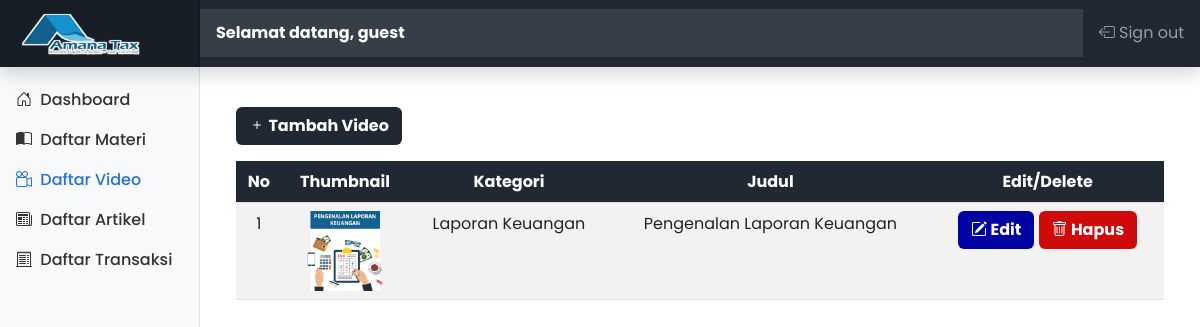
Page /admin/ListVideo.php (signed in) on the committed database.
### tables this page shows
CREATE TABLE `video` (
  `video_id` int(11) NOT NULL,
  `lesson_id` int(11) NOT NULL,
  `title` varchar(255) NOT NULL,
  `video` varchar(255) NOT NULL,
  `thumbnail` varchar(255) NOT NULL,
  `created_at` timestamp NOT NULL DEFAULT current_timestamp() ON UPDATE current_timestamp(),
  `updated_at` timestamp NOT NULL DEFAULT current_timestamp() ON UPDATE current_timestamp()
);

CREATE TABLE `lesson` (
  `lesson_id` int(11) NOT NULL,
  `lesson` varchar(100) NOT NULL,
  `price` bigint(20) NOT NULL,
  `discount` float NOT NULL DEFAULT 0,
  `pict` text NOT NULL,
  `created_at` timestamp NOT NULL DEFAULT current_timestamp() ON UPDATE current_timestamp(),
  `updated_at` timestamp NOT NULL DEFAULT current_timestamp() ON UPDATE current_timestamp()
);

### components/VideoQuery.php (called while the page is built, shortened)
<?php
$VideoQuery = $config->query("SELECT * FROM video JOIN lesson USING (lesson_id)");

### admin/ListVideo.php (the view, shortened to what this page needs)
<?php
include '../layouts/meta.php';
include '../components/VideoQuery.php';
?>
<div class="container-fluid">
    <div class="row">
        <?php include '../layouts/sidenav.php' ?>
        <main class="col-md-9 ms-sm-auto col-lg-10 px-md-4 py-md-4" style="margin-bottom: 100px;">
            <div class="container mt-3">
                <?php if (isset($_GET['tambah'])) : ?>
                    <a href="ListVideo.php" class="btn fw-bold" style="background-color: #1f2833; color:#fff;"><span class="bi bi-backspace">&nbsp;Back</span></a>
                    <form action="" method="post" enctype="multipart/form-data">
                        <div class="card mt-3">
                            <div class="card-header">
                                <h4 class="text-center">Tambah Video</h4>
                            </div>
                            <div class="card-body">
                                <div class="row">
                                    <div class="col-md-6 mb-3">
                                        <div class="form-group">
                                            <div class="d-flex justify-content-center">
                                                <video controls width="400" width="200" id="video" controls controlsList="nodownload">
                                                    <source src="" id="video" />
                                                </video>
                                            </div>
                                            <div class="d-flex justify-content-center">
                                                <input type="file" name="video" id="video-input" onchange="readURL(this);" class="d-none" accept="video/mp4, video/mkv" required />
                                                <label for="video-input" id="choose" class="d-flex justify-content-center btn fw-bold mt-3" style="background-color: #1f2833; color: #fff;"><span class="bi bi-upload">&nbsp;&nbsp;Pilih Video</span></label>
                                            </div>
                                        </div>
                                    </div>
                                    <div class="col-md-6 mb-3">
                                        <div class="d-flex justify-content-center">
                                            <img id="pict" src="../public/img/img-thumbnail.png" width="400" height="200" />
                                        </div>
                                        <div class="d-flex justify-content-center">
                                            <input type="file" name="pict" id="image-input" onchange="read(this);" class="d-none" accept="image/jpeg, image/png, image/jpg" required />
                                            <label for="image-input" id="choose" class="d-flex justify-content-center btn fw-bold mt-3" style="background-color: #1f2833; color: #fff;"><span class="bi bi-upload">&nbsp;&nbsp;Pilih Gambar</span></label>
                                        </div>
                                    </div>
                                    <div class="col-md-6 mb-3">
                                        <div class="form-group">
                                            <label for="category" class="fw-bold">Kategori Video :</label>
                                            <select class="form-select" name="category" required>
                                                <option value="">---</option>
                                                <?php $no = 1;
                                                foreach ($Lesson as $L) {
                                                    if ($LessonTitle == $L['lesson_id']) {
                                                        $selected = 'selected';
                                                    } else {
                                                        $selected = '';
                                                    }
                                                ?>
                                                    <option value="<?= $L['lesson_id'] ?>" <?= $selected ?>> <?= $L['lesson'] ?></option>
                                                <?php } ?>
                                            </select>
                                        </div>
                                    </div>
                                    <div class="col-md-6 mb-3">
                                        <div class="form-group">
                                            <label for="title" class="fw-bold">Judul Video :</label>
                                            <input type="text" name="title" id="title" class="form-control" placeholder="Masukkan Judul Video" required>
                                        </div>
                                    </div>
                                    <div class="col-md-12 mt-3 mb-3 d-flex justify-content-center">
                                        <button type="submit" name="add" class="btn fw-bold" style="background-color: #1f2833; color: #fff;"><span class="bi bi-plus">&nbsp;Tambah</span></button>
                                    </div>
                                </div>
                            </div>
                        </div>
                    </form>
                <?php else : ?>
                    <form action="" method="get">
                        <button type="submit" name="tambah" class="btn fw-bold" style="background-color: #1f2833; color: #fff;"><span class="bi bi-plus">&nbsp;Tambah Video</span></button>
                    </form>
                    <div class="table-responsive mt-3">
                        <table class="table table-striped table-hover">
                            <thead style="background-color: #1f2833; color:#fff;">
                                <th scope="col" class="text-center">No</th>
                                <th scope="col" class="text-center">Thumbnail</th>
                                <th scope="col" class="text-center">Kategori</th>
                                <th scope="col" class="text-center">Judul</th>
                                <th scope="col" class="text-center">Edit/Delete</th>
                            </thead>
                            <?php
                            $no = 1;
                            foreach ($VideoQuery as $V) :
                            ?>
                                <tbody>
                                    <td class="text-center"><?= $no++ ?></td>
                                    <td class="text-center"><img src="../public/uploaded_img/<?= $V['thumbnail'] ?>" width="80"></td>
                                    <td class="text-center"><?= $V['lesson'] ?></td>
                                    <td class="text-center"><?= $V['title'] ?></td>
                                    <td class="text-center">
                                        <form action="" method="get">
                                            <button type="submit" name="update" id="update" class="btn fw-bold mb-3" style="background-color: #0002A1; color:#fff;"><span class="bi bi-pencil-square">&nbsp;Edit</span></button>
                                            <button type="button" class="btn fw-bold mb-3" data-bs-toggle="modal" data-bs-target="#delete<?= $V['video_id'] ?>" style="background-color: #CF0A0A; color:#fff;"><span class="bi bi-trash">&nbsp;Hapus</span></button>
                                        </form>
                                    </td>
                                </tbody>
                            <?php endforeach; ?>
                        </table>
                    </div>
                <?php endif; ?>
            </div>
        </main>
    </div>
</div>

### layouts/meta.php (style rules this page uses)
* { font-family: 'Poppins', sans-serif; }

### layouts/sidenav.php (style rules this page uses)
.bi { vertical-align: -.125em; fill: currentColor; }

### rows in the picture
video: thumbnail (picture), lesson.lesson "Laporan Keuangan", title "Pengenalan Laporan Keuangan"

### other values in the picture
$_SESSION['firstnameAdmin'] "guest"
